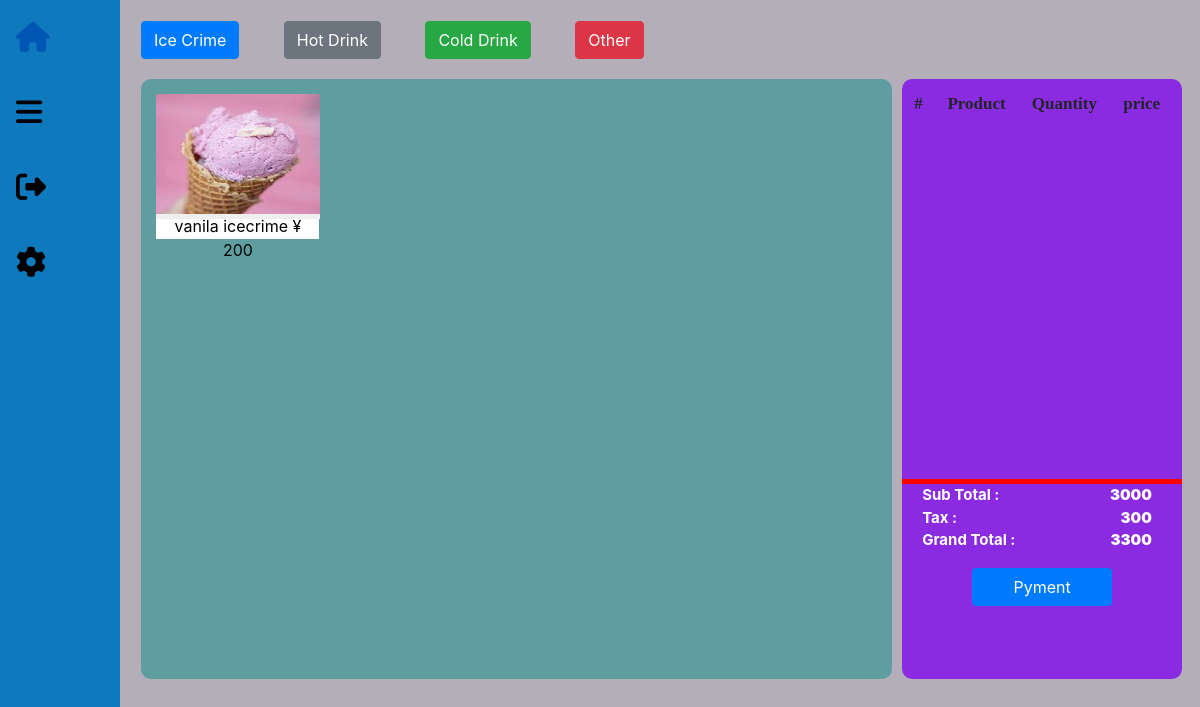
Before: /menu with the older database file.
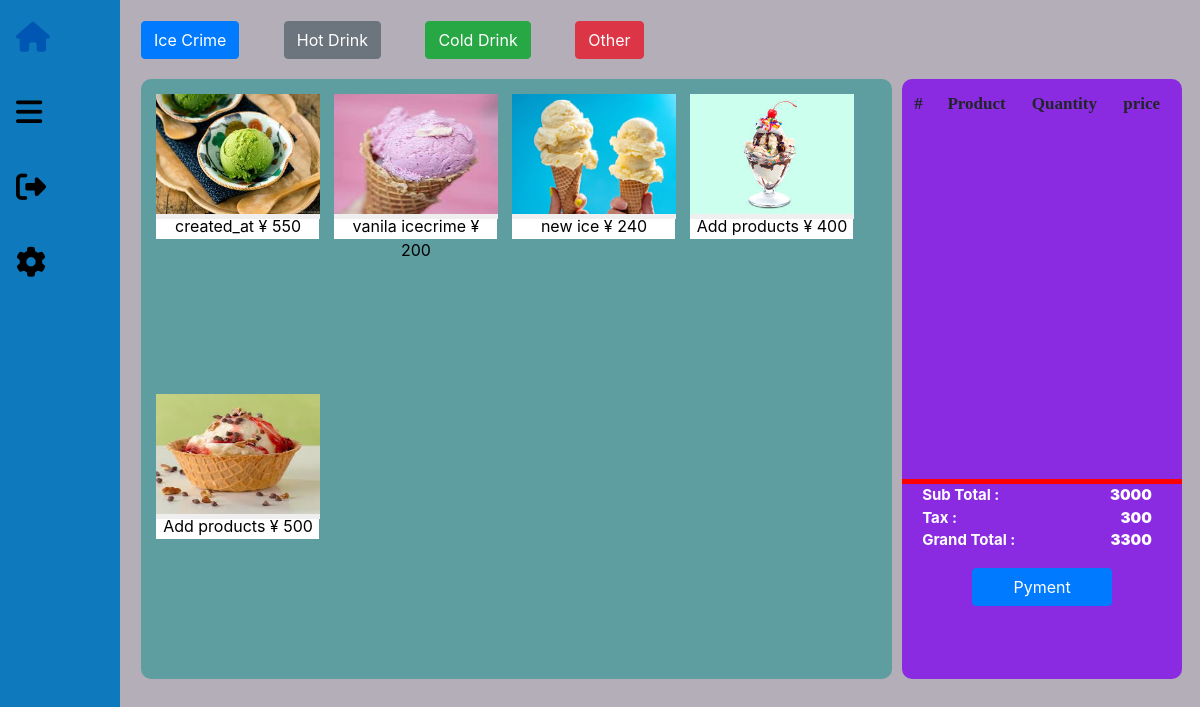
After: the same page with the newer database file.
### pos/models.py (models this page shows, shortened)
class Products(models.Model):
    id = models.UUIDField(primary_key=True,default=uuid.uuid4,editable=False)
    name = models.CharField(max_length=100)
    price = models.IntegerField()
    img = models.ImageField()
    refrence = models.TextField(blank = True)
    created_at = models.DateTimeField(auto_now=True)
    class Meta:
        ordering = ['-created_at']

### pos/views.py (the view, shortened to what this page needs)
# urls.py: path('menu', views.menu, name='menu'),
def menu(request):
    order = Order(request)
    product = Products.objects.all()
    return render(request, 'base/menu.html', {'product': product})

### pos/templates/base/menu.html (shortened to what this page needs)
{% extends 'base/base.html'%}
{% load static %}
{% block body %}
<main>
    <section>
    <div class="category_filed">
        <button type="button" class="btn btn-primary">Ice Crime</button>
        <button type="button" class="btn btn-secondary">Hot Drink</button>
        <button type="button" class="btn btn-success">Cold Drink</button>
        <button type="button" class="btn btn-danger">Other</button>
    </div>
    <div class="menu">
        <div class="menu_item">
            {% for product in product %}
        <div class="items">
            <form method="post" action="">
           <button><img src="{{product.img.url}}" alt="">{{product.name}} ¥ {{product.price}}
        </button>
            </form>
        </div>
        {% endfor %}
</div>
    <div class="order">
        <div class="order_item">
    <table class="table table-borderless">
        <thead>
            <tr>
                <th scope="col">#</th>
                <th scope="col">Product</th>
                <th scope="col">Quantity</th>
                <th scope="col">price</th>
            </tr>
        </thead>
    </table>
    </div>
    <div class="line"></div>
    <div class="total">
        <p>Sub Total : <strong>3000</strong>  <br>
        Tax    : <strong>300</strong> <br>
        Grand Total  : <strong>3300</strong></p>
        <button type="button" class="btn btn-primary">Pyment</button>
</div>
    </div>
    </div>
    </section>
</main>
{% endblock %}

### pos/templates/base/base.html (shortened to what this page needs)
{% load static %}
<!DOCTYPE html>
<html lang="en">
<head>
    <link rel="stylesheet" href="{% static 'css/base.css' %}">
    <link href="{% static 'fontawesomefree/css/fontawesome.css' %}" rel="stylesheet"  type="text/css">
    <link href="{% static 'fontawesomefree/css/brands.css' %}" rel="stylesheet"  type="text/css">
    <link href="{% static 'fontawesomefree/css/solid.css' %}" rel="stylesheet"  type="text/css">
    <link rel="stylesheet" type="text/css" href="https://stackpath.bootstrapcdn.com/bootstrap/4.5.2/css/bootstrap.min.css">
</head>
<body>
    <ul>
        <li><a href="/"><i class="fa-solid fa-house"></i></a></li>
        <li><a href="menu"><i class="fa-sharp fa-solid fa-bars"></i></a></li>
        <li><a href=""><i class="fa-solid fa-right-from-bracket"></i></a></li>
        <li><a href="setting"><i class="fa-solid fa-gear"></i></a></li>
    </ul>
    {% block body %}
    {% endblock %}
</body>
</html>

### pos/static/css/base.css (style rules this page uses)
body { margin: 0; padding: 0; }
ul { list-style-type: none; margin: 0; padding: 0; width: 10%; background-color: #0e79bc; color: white; font-weight: bold; font-size: 30px; position: fixed; height: 100%; overflow: hidden; color: red; }
li a { display: block; color: #000; padding: 15px 16px; text-decoration: none; }

### pos/templates/base/menu.html (style rules this page uses)
main { margin-left: 10%; padding: 1px 1px; background-color: rgb(179, 174, 184); height: 100%; }
section { margin-left: 20px; padding: 0; margin-bottom: 50px; }
.category_filed { margin-top: 20px; }
button { margin-right: 40px; }
.menu { flex-wrap: wrap; display: flex; }
.menu_item { flex-wrap: wrap; display: flex; overflow-x: hidden; overflow-y: auto; border-radius: 10px; margin-top: 20px; width: 71%; height: 600px; background-color: cadetblue; }
.items { margin-top:20px; margin-left: 15px; height: 140px; width: 163px; background-color: #fff; margin-bottom:20px; }
.items img { width: 164px; height: 120px; margin-left: -6px; margin-top: -6px; }
.items button { border: none; width: 164px; height: 120px; }
.order { background-color: blueviolet; margin-top: 20px; border-radius: 10px; margin-left: 10px; }
.order_item { overflow-x: hidden; overflow-y: auto; font-family: Inria Serif; font-weight: bold; font-size: 17px; height: 400px; margin-right: 15px; width: 97%; }
.line { background-color: red; width: 100%; height: 5px; }
.total { height: 100px; }
strong { float: right; margin-right: 30px; }
.total p { color: white; font-size: 15px; font-weight: bold; margin-left: 20px; }
.total button { width: 50%; align-items: center; text-align: center; margin-left: 25%; }

Changed rows visible on the page:
added Products: img (picture), name "created_at", price "550"
added Products: img (picture), name "new ice", price "240"
added Products: img (picture), name "Add products", price "400"
added Products: img (picture), name "Add products", price "500"
